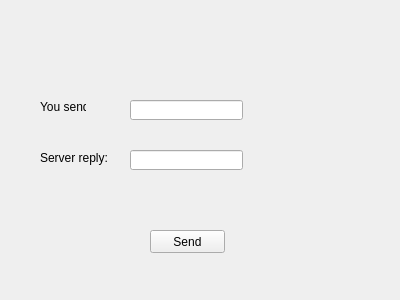
<?xml version="1.0" encoding="UTF-8"?>
<ui version="4.0">
 <class>MainWindow</class>
 <widget class="QMainWindow" name="MainWindow">
  <property name="geometry">
   <rect>
    <x>0</x>
    <y>0</y>
    <width>400</width>
    <height>300</height>
   </rect>
  </property>
  <property name="windowTitle">
   <string>MainWindow</string>
  </property>
  <widget class="QWidget" name="centralWidget">
   <widget class="QLineEdit" name="lineEdit">
    <property name="geometry">
     <rect>
      <x>130</x>
      <y>100</y>
      <width>113</width>
      <height>20</height>
     </rect>
    </property>
   </widget>
   <widget class="QLineEdit" name="lineEdit_2">
    <property name="geometry">
     <rect>
      <x>130</x>
      <y>150</y>
      <width>113</width>
      <height>20</height>
     </rect>
    </property>
   </widget>
   <widget class="QLabel" name="label">
    <property name="geometry">
     <rect>
      <x>40</x>
      <y>100</y>
      <width>46</width>
      <height>13</height>
     </rect>
    </property>
    <property name="text">
     <string>You send:</string>
    </property>
   </widget>
   <widget class="QLabel" name="label_2">
    <property name="geometry">
     <rect>
      <x>40</x>
      <y>150</y>
      <width>71</width>
      <height>16</height>
     </rect>
    </property>
    <property name="text">
     <string>Server reply:</string>
    </property>
   </widget>
   <widget class="QPushButton" name="pushButton">
    <property name="geometry">
     <rect>
      <x>150</x>
      <y>230</y>
      <width>75</width>
      <height>23</height>
     </rect>
    </property>
    <property name="text">
     <string>Send</string>
    </property>
   </widget>
  </widget>
 </widget>
 <layoutdefault spacing="6" margin="11"/>
 <resources/>
 <connections/>
</ui>
